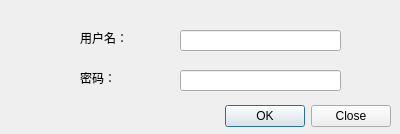
<?xml version="1.0" encoding="UTF-8"?>
<ui version="4.0">
 <class>Dialog</class>
 <widget class="QDialog" name="Dialog">
  <property name="geometry">
   <rect>
    <x>0</x>
    <y>0</y>
    <width>400</width>
    <height>134</height>
   </rect>
  </property>
  <property name="windowTitle">
   <string>Dialog</string>
  </property>
  <widget class="QDialogButtonBox" name="buttonBox">
   <property name="geometry">
    <rect>
     <x>50</x>
     <y>100</y>
     <width>341</width>
     <height>32</height>
    </rect>
   </property>
   <property name="orientation">
    <enum>Qt::Orientation::Horizontal</enum>
   </property>
   <property name="standardButtons">
    <set>QDialogButtonBox::StandardButton::Close|QDialogButtonBox::StandardButton::Ok</set>
   </property>
   <property name="centerButtons">
    <bool>false</bool>
   </property>
  </widget>
  <widget class="QLineEdit" name="lineEdit">
   <property name="geometry">
    <rect>
     <x>180</x>
     <y>30</y>
     <width>161</width>
     <height>21</height>
    </rect>
   </property>
  </widget>
  <widget class="QLineEdit" name="lineEdit_2">
   <property name="geometry">
    <rect>
     <x>180</x>
     <y>70</y>
     <width>161</width>
     <height>21</height>
    </rect>
   </property>
   <property name="echoMode">
    <enum>QLineEdit::EchoMode::Password</enum>
   </property>
  </widget>
  <widget class="QLabel" name="label">
   <property name="geometry">
    <rect>
     <x>80</x>
     <y>30</y>
     <width>49</width>
     <height>16</height>
    </rect>
   </property>
   <property name="text">
    <string>用户名：</string>
   </property>
  </widget>
  <widget class="QLabel" name="label_2">
   <property name="geometry">
    <rect>
     <x>80</x>
     <y>70</y>
     <width>49</width>
     <height>16</height>
    </rect>
   </property>
   <property name="text">
    <string>密码：</string>
   </property>
  </widget>
 </widget>
 <resources/>
 <connections>
  <connection>
   <sender>buttonBox</sender>
   <signal>accepted()</signal>
   <receiver>Dialog</receiver>
   <slot>accept()</slot>
   <hints>
    <hint type="sourcelabel">
     <x>248</x>
     <y>254</y>
    </hint>
    <hint type="destinationlabel">
     <x>157</x>
     <y>274</y>
    </hint>
   </hints>
  </connection>
  <connection>
   <sender>buttonBox</sender>
   <signal>rejected()</signal>
   <receiver>Dialog</receiver>
   <slot>reject()</slot>
   <hints>
    <hint type="sourcelabel">
     <x>316</x>
     <y>260</y>
    </hint>
    <hint type="destinationlabel">
     <x>286</x>
     <y>274</y>
    </hint>
   </hints>
  </connection>
 </connections>
</ui>
